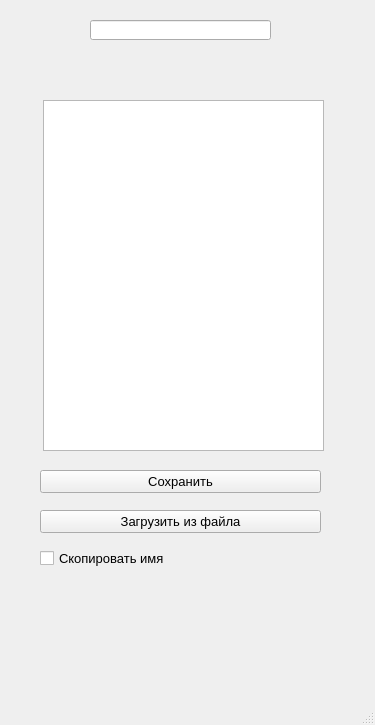
<?xml version="1.0" encoding="UTF-8"?>
<ui version="4.0">
 <class>MainWindow</class>
 <widget class="QMainWindow" name="MainWindow">
  <property name="geometry">
   <rect>
    <x>0</x>
    <y>0</y>
    <width>375</width>
    <height>725</height>
   </rect>
  </property>
  <property name="font">
   <font>
    <pointsize>10</pointsize>
   </font>
  </property>
  <property name="windowTitle">
   <string>Best Painter - Pack Editor</string>
  </property>
  <widget class="QWidget" name="centralwidget">
   <widget class="QLineEdit" name="pack_name_lne">
    <property name="geometry">
     <rect>
      <x>90</x>
      <y>20</y>
      <width>181</width>
      <height>20</height>
     </rect>
    </property>
   </widget>
   <widget class="QPlainTextEdit" name="words_te">
    <property name="geometry">
     <rect>
      <x>43</x>
      <y>100</y>
      <width>281</width>
      <height>351</height>
     </rect>
    </property>
   </widget>
   <widget class="QPushButton" name="save_pack_btn">
    <property name="geometry">
     <rect>
      <x>40</x>
      <y>470</y>
      <width>281</width>
      <height>23</height>
     </rect>
    </property>
    <property name="text">
     <string>Сохранить</string>
    </property>
   </widget>
   <widget class="QPushButton" name="load_from_file_btn">
    <property name="geometry">
     <rect>
      <x>40</x>
      <y>510</y>
      <width>281</width>
      <height>23</height>
     </rect>
    </property>
    <property name="text">
     <string>Загрузить из файла</string>
    </property>
   </widget>
   <widget class="QCheckBox" name="copy_name_ckb">
    <property name="geometry">
     <rect>
      <x>40</x>
      <y>550</y>
      <width>141</width>
      <height>17</height>
     </rect>
    </property>
    <property name="text">
     <string>Скопировать имя</string>
    </property>
   </widget>
   <widget class="QLabel" name="error_label">
    <property name="geometry">
     <rect>
      <x>30</x>
      <y>580</y>
      <width>281</width>
      <height>71</height>
     </rect>
    </property>
    <property name="font">
     <font>
      <pointsize>9</pointsize>
     </font>
    </property>
    <property name="text">
     <string/>
    </property>
   </widget>
  </widget>
  <widget class="QMenuBar" name="menubar">
   <property name="geometry">
    <rect>
     <x>0</x>
     <y>0</y>
     <width>375</width>
     <height>21</height>
    </rect>
   </property>
  </widget>
  <widget class="QStatusBar" name="statusbar"/>
 </widget>
 <resources/>
 <connections/>
</ui>
